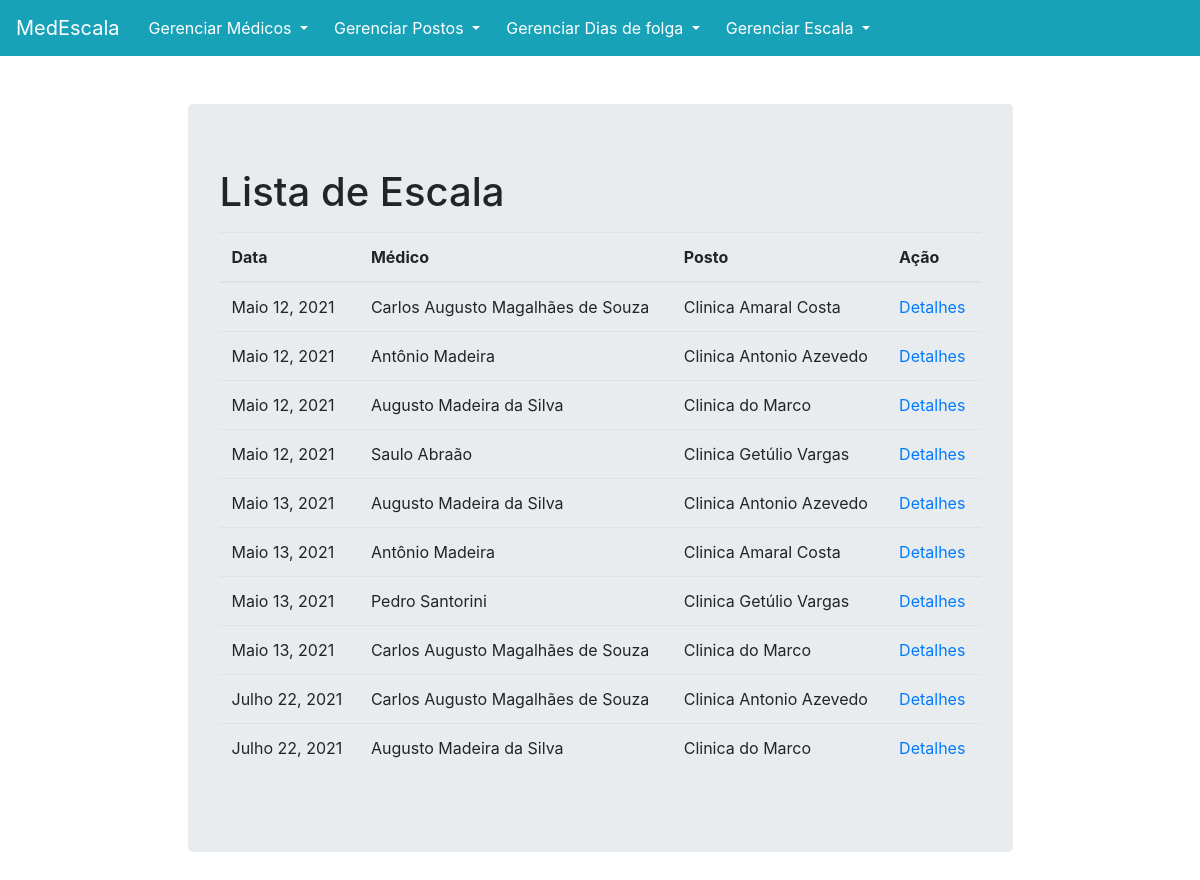
/escala_app/escala/, run on an earlier commit of the app's database.
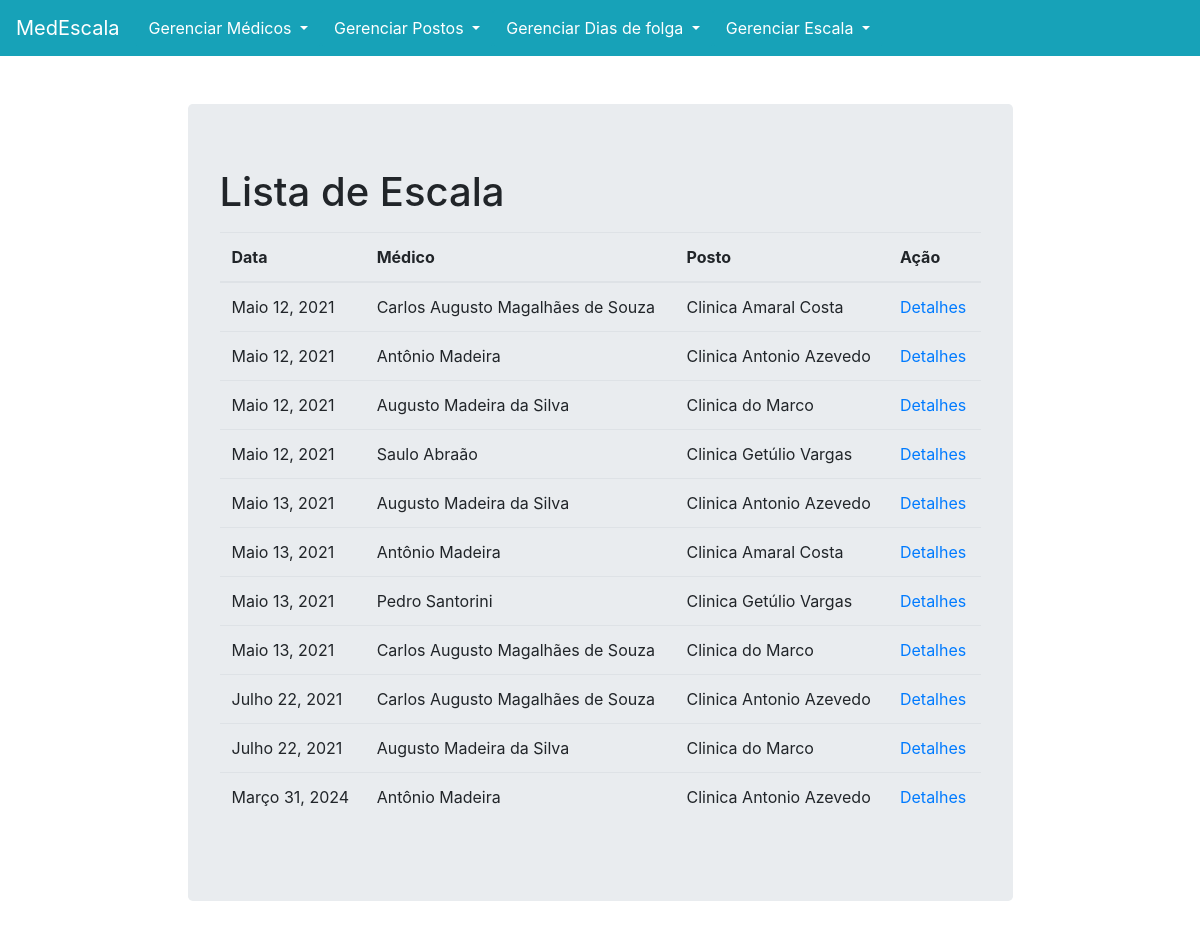
And on a later commit of the database.
### escala_app/models.py (models this page shows, shortened)
class Escala(models.Model):
    data = models.DateField(verbose_name='Dia (DD/MM/AAAA)')
    posto = models.ForeignKey(Postos, related_name='escala_posto', limit_choices_to={'status': True}, on_delete=models.PROTECT)
    medico = models.ForeignKey(Medicos, related_name='escala_medico', limit_choices_to={'status': True}, on_delete=models.PROTECT)

class Medicos(models.Model):
    nome = models.CharField(verbose_name="Primeiro nome", max_length=100)
    sobrenome = models.CharField(max_length=100)
    data_admissao = models.DateField(verbose_name="Data de admissão (DD/MM/AAAA)")
    status = models.BooleanField(default=True, verbose_name='Status(para desativar o médico desmarque esta opção):')
    def __str__(self):
        return "{} {}".format(self.nome, self.sobrenome)

class Postos(models.Model):
    nome = models.CharField(max_length=130)
    endereco = models.CharField(verbose_name="Endereço", max_length=250)
    status = models.BooleanField(default=True,verbose_name='Status(para desativar o posto desmarque esta opção):')
    def __str__(self):
        return self.nome

### escala_app/views.py (the view)
class EscalaListView(ListView):
    context_object_name = 'item_list'
    extra_context={'name': 'Escala'}
    model = Escala
    template_name = 'escala_app/list.html'
    def get_ordering(self):
        ordering = self.request.GET.get('ordering', 'data')
        return ordering

### escala_app/templates/escala_app/list.html (shortened to what this page needs)
{% extends 'escala_app/base.html'%}
{% block body_block%}
<br><br>
    <div class="jumbotron">
        <h1>Lista de {{name}}</h1>
        <table class="table">
            {%if "Escala" in name%}
                <thead>
                    <th>Data</th>
                    <th>Médico</th>
                    <th>Posto</th>
                    <th>Ação</th>
                </thead>
                {%for item in item_list%}
                    <tr>
                        <td>{{item.data}}</td>
                        <td>{{item.medico}}</td>
                        <td>{{item.posto}}</td>
                        <td><a href="{% url 'escala_app:detail' pk=item.medico.pk%}">Detalhes</a></td>
                    </tr>
                {%endfor%}
            {%endif%}
        </table>
    </div>
{%endblock%}

What changed in the data, as far as the page shows it:
added Escala: data "Março 31, 2024", medico "Antônio Madeira", posto "Clinica Antonio Azevedo"
